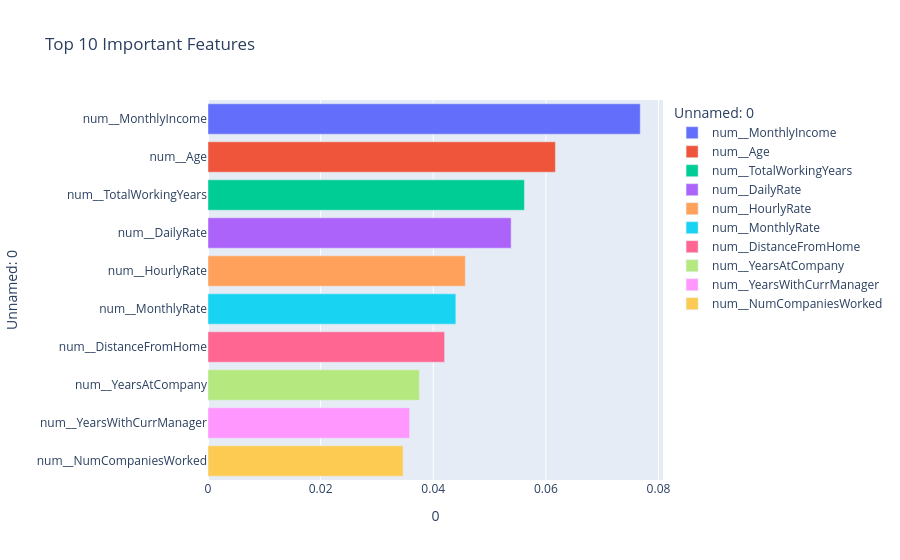

Here is the notebook cell this chart was saved with:
### Code cell
fig = px.bar(
    feature_importance.head(10),
    x="0",
    y="Unnamed: 0",
    color="Unnamed: 0",
    orientation="h",
    title="Top 10 Important Features"
)

fig.show()

### Figure 1 — Plotly figure (JSON) as saved in the notebook; plotly's stock layout.template omitted (floating-point values rounded to 4 significant figures)
{"data": [{"hovertemplate": "Unnamed: 0=%{y}<br>0=%{x}<extra></extra>", "legendgroup": "num__MonthlyIncome", "marker": {"color": "#636efa", "pattern": {"shape": ""}}, "name": "num__MonthlyIncome", "orientation": "h", "showlegend": true, "textposition": "auto", "type": "bar", "x": [0.07676], "xaxis": "x", "y": ["num__MonthlyIncome"], "yaxis": "y"}, {"hovertemplate": "Unnamed: 0=%{y}<br>0=%{x}<extra></extra>", "legendgroup": "num__Age", "marker": {"color": "#EF553B", "pattern": {"shape": ""}}, "name": "num__Age", "orientation": "h", "showlegend": true, "textposition": "auto", "type": "bar", "x": [0.0617], "xaxis": "x", "y": ["num__Age"], "yaxis": "y"}, {"hovertemplate": "Unnamed: 0=%{y}<br>0=%{x}<extra></extra>", "legendgroup": "num__TotalWorkingYears", "marker": {"color": "#00cc96", "pattern": {"shape": ""}}, "name": "num__TotalWorkingYears", "orientation": "h", "showlegend": true, "textposition": "auto", "type": "bar", "x": [0.05619], "xaxis": "x", "y": ["num__TotalWorkingYears"], "yaxis": "y"}, {"hovertemplate": "Unnamed: 0=%{y}<br>0=%{x}<extra></extra>", "legendgroup": "num__DailyRate", "marker": {"color": "#ab63fa", "pattern": {"shape": ""}}, "name": "num__DailyRate", "orientation": "h", "showlegend": true, "textposition": "auto", "type": "bar", "x": [0.05384], "xaxis": "x", "y": ["num__DailyRate"], "yaxis": "y"}, {"hovertemplate": "Unnamed: 0=%{y}<br>0=%{x}<extra></extra>", "legendgroup": "num__HourlyRate", "marker": {"color": "#FFA15A", "pattern": {"shape": ""}}, "name": "num__HourlyRate", "orientation": "h", "showlegend": true, "textposition": "auto", "type": "bar", "x": [0.0457], "xaxis": "x", "y": ["num__HourlyRate"], "yaxis": "y"}, {"hovertemplate": "Unnamed: 0=%{y}<br>0=%{x}<extra></extra>", "legendgroup": "num__MonthlyRate", "marker": {"color": "#19d3f3", "pattern": {"shape": ""}}, "name": "num__MonthlyRate", "orientation": "h", "showlegend": true, "textposition": "auto", "type": "bar", "x": [0.04401], "xaxis": "x", "y": ["num__MonthlyRate"], "yaxis": "y"}, {"hovertemplate": "Unnamed: 0=%{y}<br>0=%{x}<extra></extra>", "legendgroup": "num__DistanceFromHome", "marker": {"color": "#FF6692", "pattern": {"shape": ""}}, "name": "num__DistanceFromHome", "orientation": "h", "showlegend": true, "textposition": "auto", "type": "bar", "x": [0.04202], "xaxis": "x", "y": ["num__DistanceFromHome"], "yaxis": "y"}, {"hovertemplate": "Unnamed: 0=%{y}<br>0=%{x}<extra></extra>", "legendgroup": "num__YearsAtCompany", "marker": {"color": "#B6E880", "pattern": {"shape": ""}}, "name": "num__YearsAtCompany", "orientation": "h", "showlegend": true, "textposition": "auto", "type": "bar", "x": [0.03754], "xaxis": "x", "y": ["num__YearsAtCompany"], "yaxis": "y"}, {"hovertemplate": "Unnamed: 0=%{y}<br>0=%{x}<extra></extra>", "legendgroup": "num__YearsWithCurrManager", "marker": {"color": "#FF97FF", "pattern": {"shape": ""}}, "name": "num__YearsWithCurrManager", "orientation": "h", "showlegend": true, "textposition": "auto", "type": "bar", "x": [0.0358], "xaxis": "x", "y": ["num__YearsWithCurrManager"], "yaxis": "y"}, {"hovertemplate": "Unnamed: 0=%{y}<br>0=%{x}<extra></extra>", "legendgroup": "num__NumCompaniesWorked", "marker": {"color": "#FECB52", "pattern": {"shape": ""}}, "name": "num__NumCompaniesWorked", "orientation": "h", "showlegend": true, "textposition": "auto", "type": "bar", "x": [0.03464], "xaxis": "x", "y": ["num__NumCompaniesWorked"], "yaxis": "y"}], "layout": {"barmode": "relative", "legend": {"title": {"text": "Unnamed: 0"}, "tracegroupgap": 0}, "title": {"text": "Top 10 Important Features"}, "xaxis": {"anchor": "y", "domain": [0, 1], "title": {"text": "0"}}, "yaxis": {"anchor": "x", "categoryarray": ["num__NumCompaniesWorked", "num__YearsWithCurrManager", "num__YearsAtCompany", "num__DistanceFromHome", "num__MonthlyRate", "num__HourlyRate", "num__DailyRate", "num__TotalWorkingYears", "num__Age", "num__MonthlyIncome"], "categoryorder": "array", "domain": [0, 1], "title": {"text": "Unnamed: 0"}}}}
